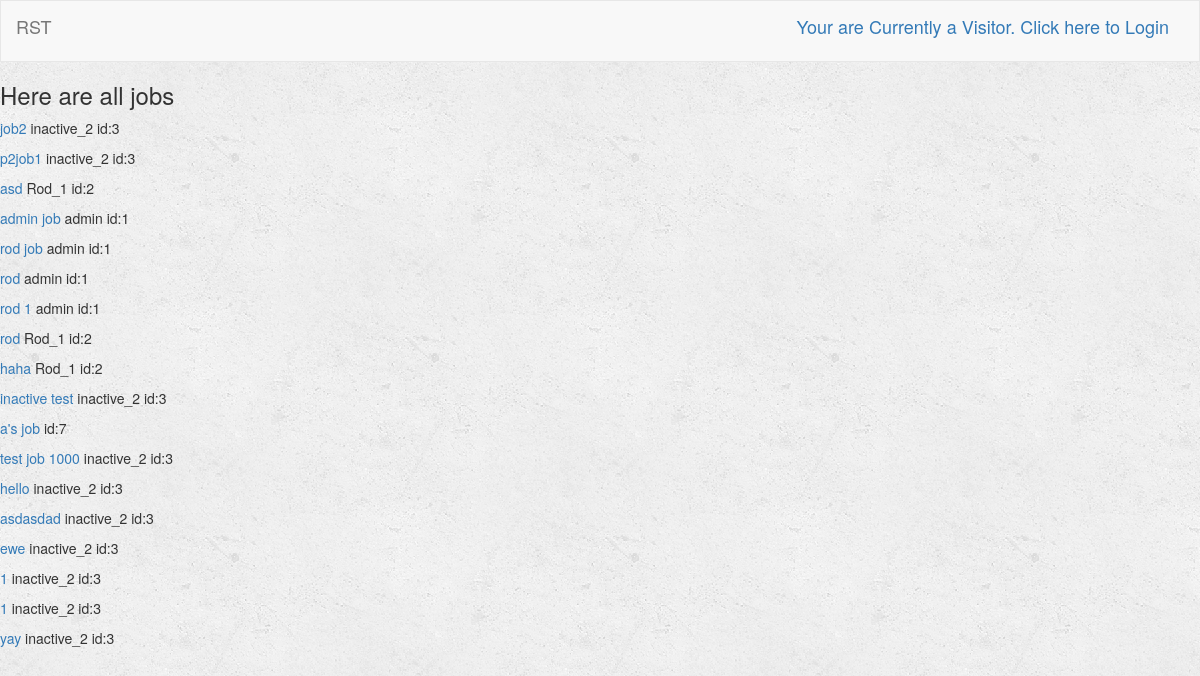
The page /turk/ on the database its author committed.
### turk/models.py (models this page shows, shortened)
class Job(models.Model):
    user = models.ForeignKey(User, default=1)
    job_title = models.CharField(max_length=250)
    job_description = models.TextField()
    is_complete = models.BooleanField(default=False)
    is_open = models.BooleanField(default=True) # Job is still open for bid
    lowest_bid = models.FloatField(default=-1)
    published = models.DateTimeField(default=timezone.now)

### turk/views.py (the view)
def index(request):
    all_jobs = Job.objects.all()
    context = {
        'all_jobs': all_jobs,
    }
    return render(request, 'turk/index.html', context)

### turk/templates/turk/index.html
{% extends 'turk/base.html' %}
{% block body %}
    {% if all_jobs %}
        <h3> Here are all jobs </h3>
        {% for job in all_jobs %}
            <p><a href = "{% url 'turk:job_description' job.user.id job.id %}">{{ job.job_title }}</a>
            {{job.user.first_name}} id:{{job.user.id}}
            </p>
        {% endfor %}
        {% else %}
            <h3> No Profile yet </h3>
    {% endif %}
{% endblock %}

### turk/static/turk/style.css (style rules this page uses)
body { background: white url("images/background.png"); }

### rows shown on the page
Job: job_title "job2", user.first_name "inactive_2", user.id "3"
Job: job_title "p2job1", user.first_name "inactive_2", user.id "3"
Job: job_title "asd", user.first_name "Rod_1", user.id "2"
Job: job_title "admin job", user.first_name "admin", user.id "1"
Job: job_title "rod job", user.first_name "admin", user.id "1"
Job: job_title "rod", user.first_name "admin", user.id "1"
Job: job_title "rod 1", user.first_name "admin", user.id "1"
Job: job_title "rod", user.first_name "Rod_1", user.id "2"
Job: job_title "haha", user.first_name "Rod_1", user.id "2"
Job: job_title "inactive test", user.first_name "inactive_2", user.id "3"
Job: job_title "a's job", user.id "7"
Job: job_title "test job 1000", user.first_name "inactive_2", user.id "3"
Job: job_title "hello", user.first_name "inactive_2", user.id "3"
Job: job_title "asdasdad", user.first_name "inactive_2", user.id "3"
Job: job_title "ewe", user.first_name "inactive_2", user.id "3"
Job: job_title "1", user.first_name "inactive_2", user.id "3"
Job: job_title "1", user.first_name "inactive_2", user.id "3"
Job: job_title "yay", user.first_name "inactive_2", user.id "3"
